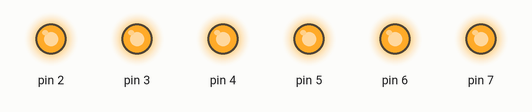
Simulated run of this sketch. Board: Arduino Uno, built with avr-gcc and run on an emulated ATmega328P. Parts: output pins drawn as LEDs (lit = HIGH).

Above: at 0.2 s.
At 1.7 s:
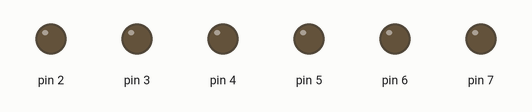
Timing chart, 0 to 3.0 s (numbered marks = the images above):
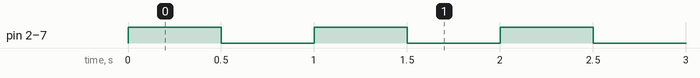

Measured:
- by itself, pin 2–7: alternates HIGH for 0.50 s and LOW for 0.50 s

The sketch:

lights_leds.ino
```cpp
/*
 作者:Sai
 时间：2016年5月28日
 程序说明：
 使用2-7号管脚，循环逐个点亮
 */
void setup()
{
  for (int i=2; i<=7; i++)    //通过循环的方式设置2-7号引脚为输出状态
  {
    pinMode(i,OUTPUT);
  }
}
void loop()
{
  for(int x=2; x<=7; x++)   //通过循环的方式依次让每个引脚的led在点亮
  {
    digitalWrite(x,HIGH);
  }
  delay(500);                 //同时点亮等待0.5秒

  for(int x=2; x<=7; x++)              //循环方式让led熄灭
  {
    digitalWrite(x,LOW);
  }
    delay(500);                     //让他们熄灭0.5秒
}
```
